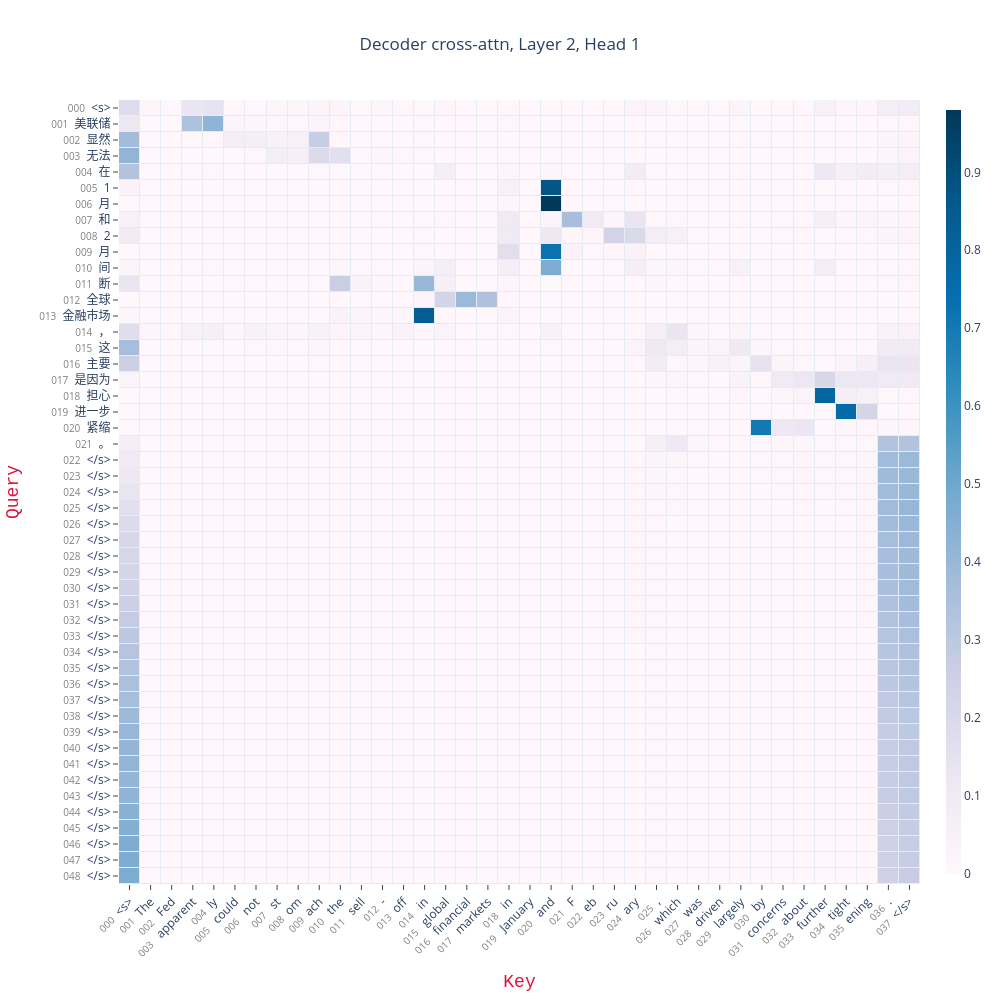

Notebook cell for this chart:
### Code cell
vis_attn(
    matrix,
    xlabels=key_labels,
    ylabels=query_labels,
    title=title
)

### Figure 1 — Plotly figure (JSON) as saved in the notebook; plotly's stock layout.template omitted (floating-point values rounded to 4 significant figures; data arrays with more than 128 entries replaced by an {"elided": "..."} marker saying what was removed)
{"data": [{"colorbar": {"thickness": 15, "ticklen": 3}, "colorscale": [[0, "rgb(255,247,251)"], [0.125, "rgb(236,231,242)"], [0.25, "rgb(208,209,230)"], [0.375, "rgb(166,189,219)"], [0.5, "rgb(116,169,207)"], [0.625, "rgb(54,144,192)"], [0.75, "rgb(5,112,176)"], [0.875, "rgb(4,90,141)"], [1, "rgb(2,56,88)"]], "hoverinfo": "text", "hovertext": {"elided": "49x38 str values"}, "type": "heatmap", "x": ["<span style='font-size: 10px;color:grey'>000</span>  &lt;s&gt;", "<span style='font-size: 10px;color:grey'>001</span>  The", "<span style='font-size: 10px;color:grey'>002</span>   Fed", "<span style='font-size: 10px;color:grey'>003</span>   apparent", "<span style='font-size: 10px;color:grey'>004</span>  ly", "<span style='font-size: 10px;color:grey'>005</span>   could", "<span style='font-size: 10px;color:grey'>006</span>   not", "<span style='font-size: 10px;color:grey'>007</span>   st", "<span style='font-size: 10px;color:grey'>008</span>  om", "<span style='font-size: 10px;color:grey'>009</span>  ach", "<span style='font-size: 10px;color:grey'>010</span>   the", "<span style='font-size: 10px;color:grey'>011</span>   sell", "<span style='font-size: 10px;color:grey'>012</span>  -", "<span style='font-size: 10px;color:grey'>013</span>  off", "<span style='font-size: 10px;color:grey'>014</span>   in", "<span style='font-size: 10px;color:grey'>015</span>   global", "<span style='font-size: 10px;color:grey'>016</span>   financial", "<span style='font-size: 10px;color:grey'>017</span>   markets", "<span style='font-size: 10px;color:grey'>018</span>   in", "<span style='font-size: 10px;color:grey'>019</span>   January", "<span style='font-size: 10px;color:grey'>020</span>   and", "<span style='font-size: 10px;color:grey'>021</span>   F", "<span style='font-size: 10px;color:grey'>022</span>  eb", "<span style='font-size: 10px;color:grey'>023</span>  ru", "<span style='font-size: 10px;color:grey'>024</span>  ary", "<span style='font-size: 10px;color:grey'>025</span>  ,", "<span style='font-size: 10px;color:grey'>026</span>   which", "<span style='font-size: 10px;color:grey'>027</span>   was", "<span style='font-size: 10px;color:grey'>028</span>   driven", "<span style='font-size: 10px;color:grey'>029</span>   largely", "<span style='font-size: 10px;color:grey'>030</span>   by", "<span style='font-size: 10px;color:grey'>031</span>   concerns", "<span style='font-size: 10px;color:grey'>032</span>   about", "<span style='font-size: 10px;color:grey'>033</span>   further", "<span style='font-size: 10px;color:grey'>034</span>   tight", "<span style='font-size: 10px;color:grey'>035</span>  ening", "<span style='font-size: 10px;color:grey'>036</span>  .", "<span style='font-size: 10px;color:grey'>037</span>  &lt;/s&gt;"], "xgap": 1, "y": ["<span style='font-size: 10px;color:grey'>000</span>  &lt;s&gt;", "<span style='font-size: 10px;color:grey'>001</span>  美联储", "<span style='font-size: 10px;color:grey'>002</span>  显然", "<span style='font-size: 10px;color:grey'>003</span>  无法", "<span style='font-size: 10px;color:grey'>004</span>  在", "<span style='font-size: 10px;color:grey'>005</span>  1", "<span style='font-size: 10px;color:grey'>006</span>  月", "<span style='font-size: 10px;color:grey'>007</span>  和", "<span style='font-size: 10px;color:grey'>008</span>  2", "<span style='font-size: 10px;color:grey'>009</span>  月", "<span style='font-size: 10px;color:grey'>010</span>  间", "<span style='font-size: 10px;color:grey'>011</span>  断", "<span style='font-size: 10px;color:grey'>012</span>  全球", "<span style='font-size: 10px;color:grey'>013</span>  金融市场", "<span style='font-size: 10px;color:grey'>014</span>  ，", "<span style='font-size: 10px;color:grey'>015</span>  这", "<span style='font-size: 10px;color:grey'>016</span>  主要", "<span style='font-size: 10px;color:grey'>017</span>  是因为", "<span style='font-size: 10px;color:grey'>018</span>  担心", "<span style='font-size: 10px;color:grey'>019</span>  进一步", "<span style='font-size: 10px;color:grey'>020</span>  紧缩", "<span style='font-size: 10px;color:grey'>021</span>  。", "<span style='font-size: 10px;color:grey'>022</span>  &lt;/s&gt;", "<span style='font-size: 10px;color:grey'>023</span>  &lt;/s&gt;", "<span style='font-size: 10px;color:grey'>024</span>  &lt;/s&gt;", "<span style='font-size: 10px;color:grey'>025</span>  &lt;/s&gt;", "<span style='font-size: 10px;color:grey'>026</span>  &lt;/s&gt;", "<span style='font-size: 10px;color:grey'>027</span>  &lt;/s&gt;", "<span style='font-size: 10px;color:grey'>028</span>  &lt;/s&gt;", "<span style='font-size: 10px;color:grey'>029</span>  &lt;/s&gt;", "<span style='font-size: 10px;color:grey'>030</span>  &lt;/s&gt;", "<span style='font-size: 10px;color:grey'>031</span>  &lt;/s&gt;", "<span style='font-size: 10px;color:grey'>032</span>  &lt;/s&gt;", "<span style='font-size: 10px;color:grey'>033</span>  &lt;/s&gt;", "<span style='font-size: 10px;color:grey'>034</span>  &lt;/s&gt;", "<span style='font-size: 10px;color:grey'>035</span>  &lt;/s&gt;", "<span style='font-size: 10px;color:grey'>036</span>  &lt;/s&gt;", "<span style='font-size: 10px;color:grey'>037</span>  &lt;/s&gt;", "<span style='font-size: 10px;color:grey'>038</span>  &lt;/s&gt;", "<span style='font-size: 10px;color:grey'>039</span>  &lt;/s&gt;", "<span style='font-size: 10px;color:grey'>040</span>  &lt;/s&gt;", "<span style='font-size: 10px;color:grey'>041</span>  &lt;/s&gt;", "<span style='font-size: 10px;color:grey'>042</span>  &lt;/s&gt;", "<span style='font-size: 10px;color:grey'>043</span>  &lt;/s&gt;", "<span style='font-size: 10px;color:grey'>044</span>  &lt;/s&gt;", "<span style='font-size: 10px;color:grey'>045</span>  &lt;/s&gt;", "<span style='font-size: 10px;color:grey'>046</span>  &lt;/s&gt;", "<span style='font-size: 10px;color:grey'>047</span>  &lt;/s&gt;", "<span style='font-size: 10px;color:grey'>048</span>  &lt;/s&gt;"], "ygap": 1, "z": {"elided": "49x38 float values"}}], "layout": {"height": 1000, "title": {"text": "Decoder cross-attn, Layer 2, Head 1", "x": 0.5}, "width": 1000, "xaxis": {"automargin": true, "showgrid": false, "tickangle": -45, "ticklen": 5, "ticks": "outside", "title": {"font": {"color": "crimson", "family": "Courier", "size": 18}, "text": "Key"}}, "yaxis": {"automargin": true, "autorange": "reversed", "showgrid": false, "ticklen": 5, "ticks": "outside", "title": {"font": {"color": "crimson", "family": "Courier", "size": 18}, "text": "Query"}}}}
